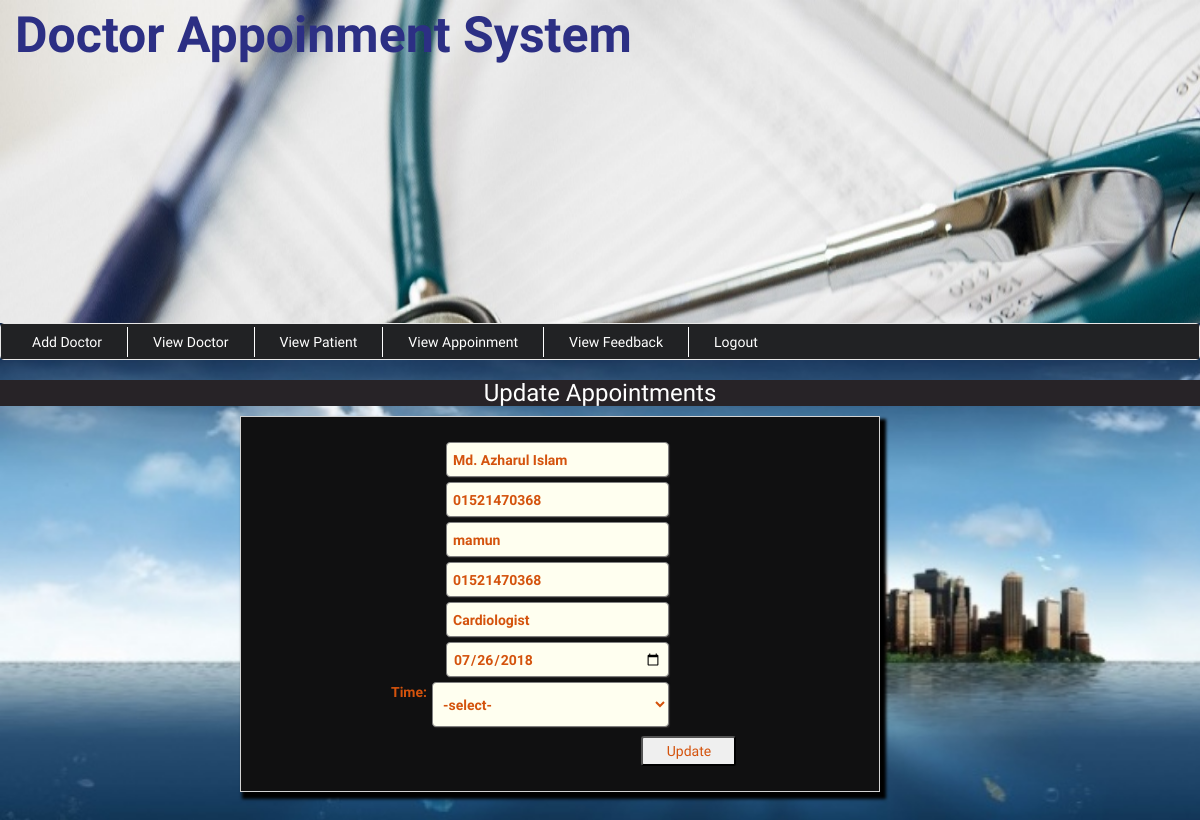
Screenshot of /admin/updateAppointment.php?s=15 (signed in) with the database file from the repository.
### tables this page shows
CREATE TABLE `booking` (
  `booking_id` int(22) NOT NULL,
  `dname` varchar(22) NOT NULL,
  `userid` int(22) NOT NULL,
  `dcontact` varchar(22) NOT NULL,
  `expertise` varchar(22) NOT NULL,
  `fee` varchar(22) NOT NULL,
  `pname` varchar(22) NOT NULL,
  `pcontact` varchar(22) NOT NULL,
  `email` varchar(111) NOT NULL,
  `address` varchar(22) NOT NULL,
  `dates` date NOT NULL,
  `tyme` varchar(22) NOT NULL,
  `payment` varchar(22) NOT NULL
);

### admin/updateAppointment.php (the view, shortened to what this page needs)
<?php if(!isset($_SESSION)){
	$srNo=$_REQUEST['s'];
	include('../config.php');
	$sql="SELECT * FROM booking WHERE booking_id='$srNo'";
	$result=mysqli_query($conn,$sql);
	$row=mysqli_fetch_array($result);
}
	 include('header.php'); ?>
	<div class="recipient_reg" style="background-color:#272327;">
		<h3 class="text-center" style="background-color:#272327;color: #fff;">Update Appointments</h3>
		<div class="formstyle" style="float: right;padding:25px;border: 1px solid lightgrey;margin-right:320px; margin-bottom:30px;background-color: #101011;color:#d4530d;;">
		<form enctype="multipart/form-data" action=""  method="post" class="text-center" style="margin-left: 110px">
			 <div class="col-md-12">
					<label>
					    <input type="text" name="dname" value="<?php echo $row['dname']; ?>" placeholder="Full name" autocomplete="on">
					</label><br><br>
					<label>
						 <input type="text" name="dcontact" value="<?php echo $row['dcontact']; ?>" placeholder="dcontact" >
					</label><br><br>
					<label>
						 <input type="text" name="pname" value="<?php echo $row['pname']; ?>" placeholder="pname" >
					</label><br><br>
					<label>
						 <input type="text" name="pcontact" value="<?php echo $row['pcontact']; ?>" placeholder="pcontact" >
					</label><br><br>
					<label>
						 <input type="text" name="expertise"  value="<?php echo $row['expertise']; ?>" placeholder="expertise" >
					</label><br><br>
					<label>
					   <input type="date" name="dates" value="<?php echo $row['dates']; ?>" placeholder="dates" >
					</label><br><br>
					<label>
						 Time: <select name="tyme" required>
										<option value="">-select-</option>
									</select>
					</label><br><br>
					<button name="submit" type="submit" style="margin-left:148px;margin-top: 4px;width:95px;border-radius: 3px;height: 30px">Update</button> <br>
			</div>
				</form>
			</div>
	</div>
	</div>
</body>
</html>

### admin/style.css (style rules this page uses)
body { font-family: 'El Messiri', sans-serif; background:url(../img/bg3.jpg) fixed no-repeat; background-size:cover; }
input[type="text"],input[type="email"],input[type="password"],input[type="number"],input[type="file"],input[type="date"],select,option { text-align: initial; width:223px; box-shadow:1px 1px 1px #2d2a2a; height:35px; line-height: normal; line-break: inherit; background-color: ivory; align-self: normal; margin-left: 5px; border:1px solid grey; border-radius: 4px; padding:4px 6px; float: right; margin-right: 170px; }
select,option { text-align: initial; width: 237px; box-shadow:1px 1px 1px #2d2a2a; height:45px; line-height: normal; line-break: inherit; background-color: ivory; align-self: normal; margin-left: 5px; border:1px solid grey; border-radius: 4px; padding:4px 6px; float: right; margin-right: 170px; }
label { cursor: pointer; float: right; }
.formstyle { box-shadow: 4px 5px 3px 2px black; }

### rows the page displays
booking: dname "Md. Azharul Islam", dcontact "01521470368", pname "mamun", pcontact "01521470368", expertise "Cardiologist", dates "07/26/2018"
